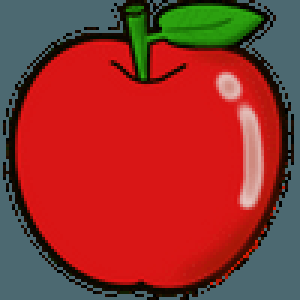
#> input picture Food-game/Objects/eatable/1.png, 100 x 100 px, given in place of the camera (shown 3 times larger)
$ python main.py
#> lines starting #> are read from the running program, lines starting #| are printed output that depends on the picture; after the words box and inside, x2 and y2 are one past the last pixel; in counts of white or black regions, pixels touching at a corner belong together
#> further down, img is the input picture: shape (100, 100, 3); mean B, G, R 44.1, 50.4, 148.5
import cv2
cap = cv2.VideoCapture(0)
def cartoonize (image):
  gray = cv2.cvtColor(image, cv2.COLOR_BGR2GRAY)
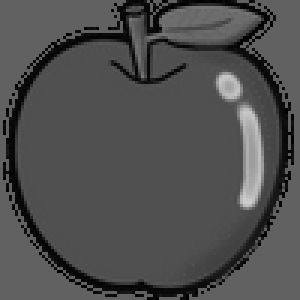
#> gray: shape (100, 100) (shown 3 times larger); min 0, max 205, mean 78.8
  blurImage = cv2.medianBlur(image, 1)

  edges = cv2.adaptiveThreshold(gray, 255, cv2.ADAPTIVE_THRESH_MEAN_C, cv2.THRESH_BINARY, 9, 9)
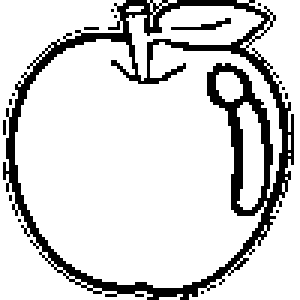
#> edges: shape (100, 100) (shown 3 times larger); 83.9% white; black in thin lines or dots

  color = cv2.bilateralFilter(image, 9, 200, 200)
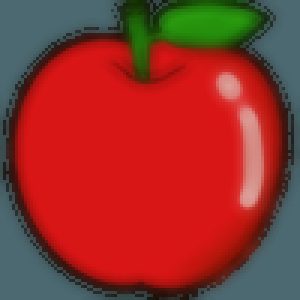
#> color: shape (100, 100, 3) (shown 3 times larger); mean B, G, R 44, 50.5, 148.8

  cartoon = cv2.bitwise_and(color, color, mask = edges)
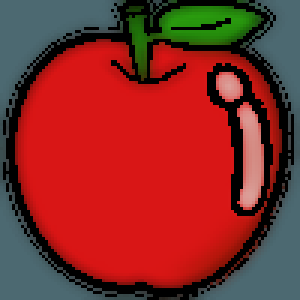
#> cartoon: shape (100, 100, 3) (shown 3 times larger); mean B, G, R 40.4, 44.4, 133.7

  return cartoon

while True:
  success, img = cap.read()
  img = cartoonize(img)
  cv2.imshow('camera', img)
  if cv2.waitKey(1) & 0xFF == ord('q'):
#> (key q is pressed here)
    break

cap.release()
cv2.destroyAllWindows()

$ run again, on Food-game/Objects/eatable/2.png
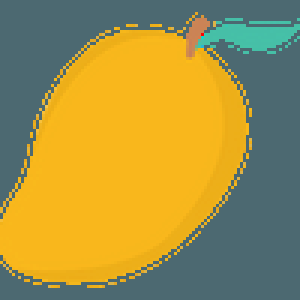
#> input picture Food-game/Objects/eatable/2.png, 100 x 100 px, given in place of the camera (shown 3 times larger)
#> img is the input picture: shape (100, 100, 3); mean B, G, R 70.7, 146.3, 163.7
#> in cartoonize, `edges = cv2.adaptiveThreshold(gray, 255, cv2.ADAPTIVE_THRESH_MEAN_C, c..`:
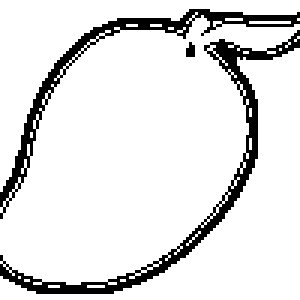
#> edges: shape (100, 100) (shown 3 times larger); 88.7% white; black in thin lines or dots
#> in cartoonize, `cartoon = cv2.bitwise_and(color, color, mask = edges)`:
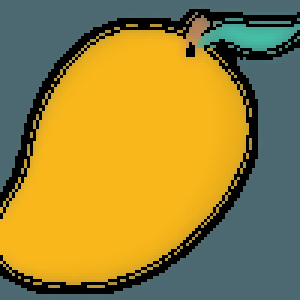
#> cartoon: shape (100, 100, 3) (shown 3 times larger); mean B, G, R 58.5, 133.1, 153.2

$ run again, on Food-game/Objects/eatable/3.png
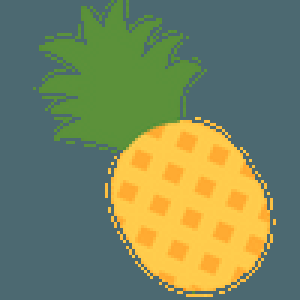
#> input picture Food-game/Objects/eatable/3.png, 100 x 100 px, given in place of the camera (shown 3 times larger)
#> img is the input picture: shape (100, 100, 3); mean B, G, R 93.6, 132.8, 120.6
#> in cartoonize, `edges = cv2.adaptiveThreshold(gray, 255, cv2.ADAPTIVE_THRESH_MEAN_C, c..`:
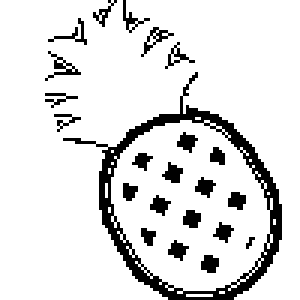
#> edges: shape (100, 100) (shown 3 times larger); 87.6% white; black in thin lines or dots, all inside (x1, y1, x2, y2) = (15, 0, 94, 100)
#> in cartoonize, `cartoon = cv2.bitwise_and(color, color, mask = edges)`:
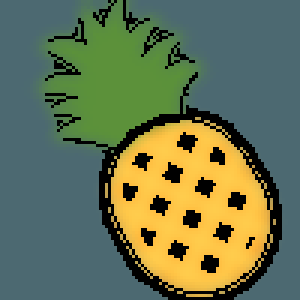
#> cartoon: shape (100, 100, 3) (shown 3 times larger); mean B, G, R 82.8, 115.6, 103.5

$ run again, on Food-game/Objects/eatable/4.png
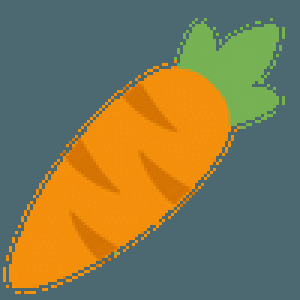
#> input picture Food-game/Objects/eatable/4.png, 100 x 100 px, given in place of the camera (shown 3 times larger)
#> img is the input picture: shape (100, 100, 3); mean B, G, R 79.9, 120.7, 127.9
#> in cartoonize, `edges = cv2.adaptiveThreshold(gray, 255, cv2.ADAPTIVE_THRESH_MEAN_C, c..`:
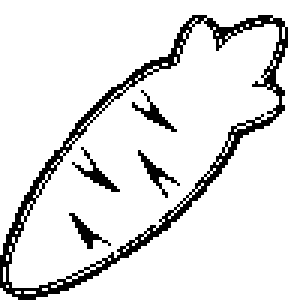
#> edges: shape (100, 100) (shown 3 times larger); 89.2% white; black in thin lines or dots
#> in cartoonize, `cartoon = cv2.bitwise_and(color, color, mask = edges)`:
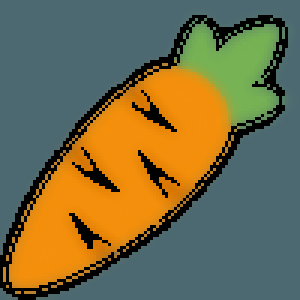
#> cartoon: shape (100, 100, 3) (shown 3 times larger); mean B, G, R 71, 108, 115.1
